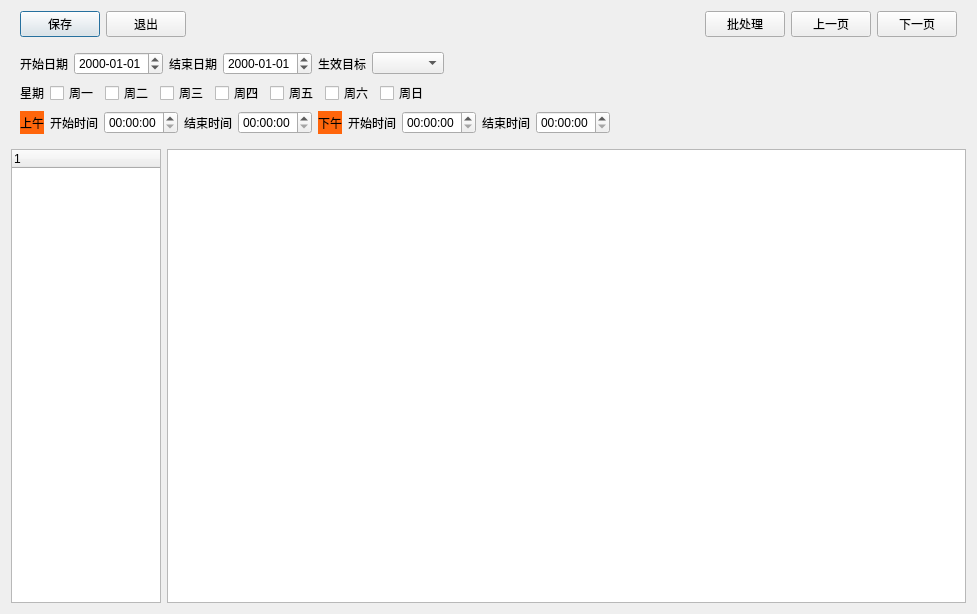
<?xml version="1.0" encoding="UTF-8"?>
<ui version="4.0">
 <class>w_sys_managepromotion_setting</class>
 <widget class="QDialog" name="w_sys_managepromotion_setting">
  <property name="geometry">
   <rect>
    <x>0</x>
    <y>0</y>
    <width>977</width>
    <height>614</height>
   </rect>
  </property>
  <property name="windowTitle">
   <string>Dialog</string>
  </property>
  <layout class="QVBoxLayout" name="verticalLayout_2">
   <item>
    <widget class="QFrame" name="frame_2">
     <layout class="QHBoxLayout" name="horizontalLayout_4">
      <property name="topMargin">
       <number>0</number>
      </property>
      <property name="bottomMargin">
       <number>0</number>
      </property>
      <item>
       <widget class="lds_toolbar_button" name="pushButton_ok">
        <property name="text">
         <string>保存</string>
        </property>
        <property name="outer_stylesheet" stdset="0">
         <string>pushbutton</string>
        </property>
       </widget>
      </item>
      <item>
       <widget class="lds_toolbar_button" name="pushButton_exit">
        <property name="text">
         <string>退出</string>
        </property>
        <property name="outer_stylesheet" stdset="0">
         <string>pushbutton</string>
        </property>
       </widget>
      </item>
      <item>
       <spacer name="horizontalSpacer_2">
        <property name="orientation">
         <enum>Qt::Horizontal</enum>
        </property>
        <property name="sizeHint" stdset="0">
         <size>
          <width>40</width>
          <height>20</height>
         </size>
        </property>
       </spacer>
      </item>
      <item>
       <widget class="lds_toolbar_button" name="pushButton_bath">
        <property name="text">
         <string>批处理</string>
        </property>
        <property name="outer_stylesheet" stdset="0">
         <string>pushbutton</string>
        </property>
       </widget>
      </item>
      <item>
       <widget class="lds_toolbar_button" name="pushButton_up">
        <property name="text">
         <string>上一页</string>
        </property>
        <property name="outer_stylesheet" stdset="0">
         <string>pushbutton</string>
        </property>
       </widget>
      </item>
      <item>
       <widget class="lds_toolbar_button" name="pushButton_down">
        <property name="text">
         <string>下一页</string>
        </property>
        <property name="outer_stylesheet" stdset="0">
         <string>pushbutton</string>
        </property>
       </widget>
      </item>
     </layout>
    </widget>
   </item>
   <item>
    <widget class="QFrame" name="frame">
     <property name="outer_stylesheet" stdset="0">
      <string>frame_detail_show</string>
     </property>
     <layout class="QVBoxLayout" name="verticalLayout">
      <item>
       <layout class="QHBoxLayout" name="horizontalLayout_2">
        <item>
         <widget class="QLabel" name="label_5">
          <property name="text">
           <string>开始日期</string>
          </property>
         </widget>
        </item>
        <item>
         <widget class="lds_datetimeEdit" name="promotion_setting_date">
          <property name="displayFormat">
           <string>yyyy-MM-dd</string>
          </property>
         </widget>
        </item>
        <item>
         <widget class="QLabel" name="label_6">
          <property name="text">
           <string>结束日期</string>
          </property>
         </widget>
        </item>
        <item>
         <widget class="lds_datetimeEdit" name="promotion_setting_date_2">
          <property name="displayFormat">
           <string>yyyy-MM-dd</string>
          </property>
         </widget>
        </item>
        <item>
         <widget class="QLabel" name="label_target">
          <property name="text">
           <string>生效目标</string>
          </property>
         </widget>
        </item>
        <item>
         <widget class="lds_ComboBox" name="promotion_setting_target"/>
        </item>
        <item>
         <spacer name="horizontalSpacer">
          <property name="orientation">
           <enum>Qt::Horizontal</enum>
          </property>
          <property name="sizeHint" stdset="0">
           <size>
            <width>40</width>
            <height>20</height>
           </size>
          </property>
         </spacer>
        </item>
       </layout>
      </item>
      <item>
       <layout class="QHBoxLayout" name="horizontalLayout_6">
        <item>
         <widget class="QLabel" name="label_11">
          <property name="text">
           <string>星期</string>
          </property>
         </widget>
        </item>
        <item>
         <widget class="QCheckBox" name="promotion_setting_Mon">
          <property name="text">
           <string>周一</string>
          </property>
         </widget>
        </item>
        <item>
         <widget class="QCheckBox" name="promotion_setting_Tues">
          <property name="text">
           <string>周二</string>
          </property>
         </widget>
        </item>
        <item>
         <widget class="QCheckBox" name="promotion_setting_Wed">
          <property name="text">
           <string>周三</string>
          </property>
         </widget>
        </item>
        <item>
         <widget class="QCheckBox" name="promotion_setting_Thur">
          <property name="text">
           <string>周四</string>
          </property>
         </widget>
        </item>
        <item>
         <widget class="QCheckBox" name="promotion_setting_Fri">
          <property name="text">
           <string>周五</string>
          </property>
         </widget>
        </item>
        <item>
         <widget class="QCheckBox" name="promotion_setting_Sat">
          <property name="text">
           <string>周六</string>
          </property>
         </widget>
        </item>
        <item>
         <widget class="QCheckBox" name="promotion_setting_Sun">
          <property name="text">
           <string>周日</string>
          </property>
         </widget>
        </item>
        <item>
         <spacer name="horizontalSpacer_4">
          <property name="orientation">
           <enum>Qt::Horizontal</enum>
          </property>
          <property name="sizeHint" stdset="0">
           <size>
            <width>40</width>
            <height>20</height>
           </size>
          </property>
         </spacer>
        </item>
       </layout>
      </item>
      <item>
       <layout class="QHBoxLayout" name="horizontalLayout">
        <item>
         <widget class="QLabel" name="label_3">
          <property name="styleSheet">
           <string notr="true">background:#ff650b;</string>
          </property>
          <property name="text">
           <string>上午</string>
          </property>
         </widget>
        </item>
        <item>
         <widget class="QLabel" name="label_9">
          <property name="text">
           <string>开始时间</string>
          </property>
         </widget>
        </item>
        <item>
         <widget class="lds_timeEdit" name="promotion_setting_am">
          <property name="displayFormat">
           <string>hh:mm:ss</string>
          </property>
         </widget>
        </item>
        <item>
         <widget class="QLabel" name="label_4">
          <property name="text">
           <string>结束时间</string>
          </property>
         </widget>
        </item>
        <item>
         <widget class="lds_timeEdit" name="promotion_setting_am_2">
          <property name="displayFormat">
           <string>hh:mm:ss</string>
          </property>
         </widget>
        </item>
        <item>
         <widget class="QLabel" name="label_10">
          <property name="styleSheet">
           <string notr="true">background:#ff650b;</string>
          </property>
          <property name="text">
           <string>下午</string>
          </property>
         </widget>
        </item>
        <item>
         <widget class="QLabel" name="label_8">
          <property name="text">
           <string>开始时间</string>
          </property>
         </widget>
        </item>
        <item>
         <widget class="lds_timeEdit" name="promotion_setting_pm">
          <property name="displayFormat">
           <string>hh:mm:ss</string>
          </property>
         </widget>
        </item>
        <item>
         <widget class="QLabel" name="label_7">
          <property name="text">
           <string>结束时间</string>
          </property>
         </widget>
        </item>
        <item>
         <widget class="lds_timeEdit" name="promotion_setting_pm_2">
          <property name="displayFormat">
           <string>hh:mm:ss</string>
          </property>
         </widget>
        </item>
        <item>
         <spacer name="horizontalSpacer_3">
          <property name="orientation">
           <enum>Qt::Horizontal</enum>
          </property>
          <property name="sizeHint" stdset="0">
           <size>
            <width>40</width>
            <height>20</height>
           </size>
          </property>
         </spacer>
        </item>
       </layout>
      </item>
     </layout>
    </widget>
   </item>
   <item>
    <layout class="QHBoxLayout" name="horizontalLayout_5">
     <item>
      <widget class="lds_treeWidget" name="treeWidget">
       <property name="maximumSize">
        <size>
         <width>150</width>
         <height>16777215</height>
        </size>
       </property>
       <column>
        <property name="text">
         <string notr="true">1</string>
        </property>
       </column>
      </widget>
     </item>
     <item>
      <widget class="lds_tableView" name="tableView"/>
     </item>
    </layout>
   </item>
  </layout>
 </widget>
 <customwidgets>
  <customwidget>
   <class>lds_toolbar_button</class>
   <extends>QPushButton</extends>
   <header>lds_toolbar_button.h</header>
  </customwidget>
  <customwidget>
   <class>lds_tableView</class>
   <extends>QTableView</extends>
   <header>lds_tableview.h</header>
  </customwidget>
  <customwidget>
   <class>lds_treeWidget</class>
   <extends>QTreeWidget</extends>
   <header>lds_treewidget.h</header>
  </customwidget>
  <customwidget>
   <class>lds_ComboBox</class>
   <extends>QComboBox</extends>
   <header>lds_combobox.h</header>
  </customwidget>
  <customwidget>
   <class>lds_datetimeEdit</class>
   <extends>QDateTimeEdit</extends>
   <header>lds_datetimeedit.h</header>
  </customwidget>
  <customwidget>
   <class>lds_timeEdit</class>
   <extends>QTimeEdit</extends>
   <header>lds_timeedit.h</header>
  </customwidget>
 </customwidgets>
 <resources/>
 <connections/>
</ui>
